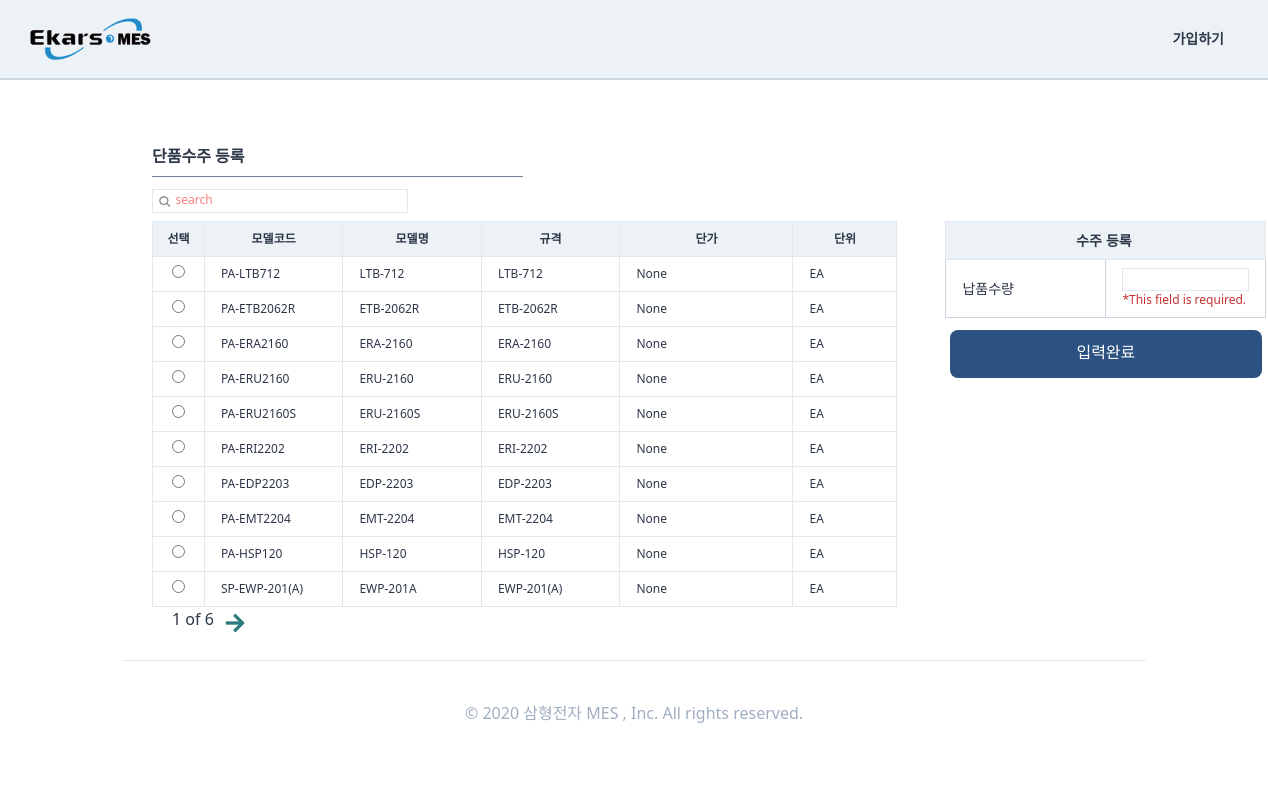
Screenshot of /orders/ordersingle/136/ with the database file from the repository.
### StandardInformation/models.py (models this page shows, shortened)
class SingleProduct(TimeStampedModel):
    작성자 = models.ForeignKey(
        "users.User", related_name="단품제품작성자", on_delete=models.SET_NULL, null=True
    )
    작성일 = models.DateField(auto_now=True, auto_now_add=False)
    모델코드 = models.CharField(max_length=80)
    모델명 = models.CharField(max_length=30)
    규격 = models.CharField(max_length=80, null=True, blank=True)
    단위 = models.CharField(max_length=10, null=True, blank=True)
    단가 = models.IntegerField(null=True, blank=True)
    class Meta:
        verbose_name = "단품제품"
        verbose_name_plural = "단품제품"

### orders/views.py (the view, shortened to what this page needs)
# urls.py: path("ordersingle/<int:pk>/", views.ordersingle, name="ordersingle"),
def ordersingle(request, pk):
    form = forms.OrderSingleForm(request.POST)
    search = request.GET.get("search")
    if search is None:
        customer = SI_models.SingleProduct.objects.all().order_by("-created")
        s_bool = False
    pagediv = 10
    totalpage = int(math.ceil(len(customer) / pagediv))
    paginator = Paginator(customer, pagediv, orphans=0)
    page = request.GET.get("page", "1")
    customer = paginator.get_page(page)
    nextpage = int(page) + 1
    previouspage = int(page) - 1
    notsamebool = True
    if int(page) == totalpage:
        notsamebool = False
    if (search is None) or (search == ""):
        search = "search"
    return render(
        request,
        "orders/ordersingle.html",
        {
            "customer": customer,
            "form": form,
            "search": search,
            "page": page,
            "totalpage": totalpage,
            "notsamebool": notsamebool,
            "nextpage": nextpage,
            "previouspage": previouspage,
            "s_bool": s_bool,
        },
    )

### orders/forms.py (shortened to what this page needs)
class OrderSingleForm(forms.Form):
    단품모델코드 = forms.CharField(
        max_length=20,
        required=True,
        help_text="*모델코드로 입력해주시길 바랍니다.",
        widget=forms.TextInput(attrs={"size": "12"}),
    )
    납품수량 = forms.IntegerField()
    def clean(self):
        cleaned_data = super().clean()
        code = self.cleaned_data.get("단품모델코드")
        single = SI_models.SingleProduct.objects.get_or_none(모델코드=code)
        if code:
            if single is None:
                self.add_error("단품모델코드", forms.ValidationError("*해당 단품을 찾을 수 없습니다."))
            else:
                self.cleaned_data["단품모델코드"] = single
                return self.cleaned_data

### core/managers.py (called while the page is built)
    def get_or_none(self, **kwargs):
        try:
            return self.get(**kwargs)
        except self.model.DoesNotExist:
            return None

### templates/orders/ordersingle.html (shortened to what this page needs)
{%extends "orders/ordershome.html"%}
{%load static%}
{%block main_contens%}
<div class="w-11/12 h-full ml-32 -mt-6 font-normal pt-12 flex flex-row">
    <div class="flex flex-col p-6 w-full ">
        <span class="border-b w-1/3 mb-3 border-gray-600 pb-2 font-semibold text-base">단품수주 등록 </span>
        <div class="w-64 border h-6 mb-2">
            <form method="get" action="" class="w-full flex ">
                <button class="w-4 h-4 mt-1 ml-1  rounded-xl bg-cover bg-center"
                    style="background-image:url({% static 'img/search.png' %});"></button>
                <input name="search" placeholder={{search}}
                    class="ml-1 w-full border-none search-box text-xs font-medium placeholder-red-400 focus: outline-none" />
            </form>
        </div>
        <div class="flex ">
            <form method="POST" class="w-full flex justify-start items-start" enctype="multipart/form-data">
                <div class="flew flex-col ">
                    <table class="table-fixed font-light text-xs w-full">
                        <thead>
                            <tr>
                                <th class="border bg-gray-200 px-1 py-2 w-12">선택</th>
                                <th class="border bg-gray-200 px-4 py-2 w-32">모델코드</th>
                                <th class="border bg-gray-200 px-4 py-2 w-32">모델명</th>
                                <th class="border bg-gray-200 px-4 py-2 w-32">규격</th>
                                <th class="border bg-gray-200 px-4 py-2 w-40">단가</th>
                                <th class="border bg-gray-200 px-4 py-2 w-24">단위</th>
                            </tr>
                        </thead>
                        <tbody>
                            <ul id="id_단품모델코드">
                                {%for list in customer%}
                                <tr>
                                    <td class="border px-4 py-2 text-center">
                                        <label for="id_단품모델코드_0"><input type="radio" name="단품모델코드" value={{list.모델코드}}
                                                required="" id="id_단품모델코드_0">
                                        </label>
                                    </td>
                                    <td class="border px-4 py-2 hover:text-blue-700">
                                        {{list.모델코드}}</td>
                                    <td class="border px-4 py-2 font-medium hover:text-blue-700 hover:font-bold"><a
                                            href="{%url "StandardInformation:singledetail" list.pk %}">{{list.모델명}}</a>
                                    </td>
                                    <td class="border px-4 py-2">{{list.규격}}</td>
                                    <td class="border px-4 py-2">{{list.단가}}</td>
                                    <td class="border px-4 py-2">{{list.단위}}</td>
                                </tr>
                                {%endfor%}
                            </ul>
                        </tbody>
                    </table>
                    <div class="flex ml-2">
                        <span class="mx-3 font-medium  text-base">{{page}} of
                            {{totalpage}}</span>
                        {% if notsamebool %}
                        {%if s_bool%}
                        <a href="?search={{search}}&page={{nextpage}}" class="text-teal-700"><i
                                class="fas fa-arrow-right fa-lg mt-2"></i></a>
                        {%else%}
                        <a href="?page={{nextpage}}" class="text-teal-700"><i
                                class="fas fa-arrow-right fa-lg mt-2"></i></a>
                        {% endif %}{% endif %}
                    </div>
                </div>
                <div class="w-full justify-center flex flex-col ml-12">
                    <table class="table-fixed text-sm w-full">
                        <thead>
                            <tr>
                                <th class="border border-r-0 bg-gray-200 px-1 py-2 w-40 text-right">수주</th>
                                <th class="border border-l-0 bg-gray-200 px-0 py-2 w-40 text-left">등록</th>
                            </tr>
                        </thead>
                        <tbody>
                            {% for field in form %}
                            {%if field.name != "단품모델코드"%}
                            <tr>
                                <td class="border border-gray-400 px-4 py-2">
                                    {{field.name}}
                                </td>
                                <td class="border border-gray-400 px-4 py-2">
                                    <div class="  border hover:border-gray-500 w-full ">
                                        {{field}}</div>
                                    {% if field.errors %}
                                    {% for error in field.errors %}
                                    <div class="text-red-700 font-light text-xs">*{{error}}</div>
                                    {% endfor %}
                                    {% endif %}
                                </td>
                                {%endif%}
                                {%endfor%}
                            </tr>
                        </tbody>
                    </table>
                    <div class=" flex flex-row justify-around -mx-12">
                        <button class="btn-link bg-blue-800 text-white w-9/12 h-12 self-center my-3 pt-0 pb-1">
                            <div class="text-base font-medium">입력완료</div>
                        </button>
                    </div>
                </div>
        </div>
    </div>
</div>
{%endblock main_contens %}

### rows the page displays
SingleProduct: 모델코드 "PA-LTB712", 모델명 "LTB-712", 규격 "LTB-712", 단가 "None", 단위 "EA"
SingleProduct: 모델코드 "PA-ETB2062R", 모델명 "ETB-2062R", 규격 "ETB-2062R", 단가 "None", 단위 "EA"
SingleProduct: 모델코드 "PA-ERA2160", 모델명 "ERA-2160", 규격 "ERA-2160", 단가 "None", 단위 "EA"
SingleProduct: 모델코드 "PA-ERU2160", 모델명 "ERU-2160", 규격 "ERU-2160", 단가 "None", 단위 "EA"
SingleProduct: 모델코드 "PA-ERU2160S", 모델명 "ERU-2160S", 규격 "ERU-2160S", 단가 "None", 단위 "EA"
SingleProduct: 모델코드 "PA-ERI2202", 모델명 "ERI-2202", 규격 "ERI-2202", 단가 "None", 단위 "EA"
SingleProduct: 모델코드 "PA-EDP2203", 모델명 "EDP-2203", 규격 "EDP-2203", 단가 "None", 단위 "EA"
SingleProduct: 모델코드 "PA-EMT2204", 모델명 "EMT-2204", 규격 "EMT-2204", 단가 "None", 단위 "EA"
SingleProduct: 모델코드 "PA-HSP120", 모델명 "HSP-120", 규격 "HSP-120", 단가 "None", 단위 "EA"
SingleProduct: 모델코드 "SP-EWP-201(A)", 모델명 "EWP-201A", 규격 "EWP-201(A)", 단가 "None", 단위 "EA"

### other values shown
{{ page }} "1"
{{ totalpage }} "6"
{{ field.name }} "납품수량"
{{ error }} "This field is required."
